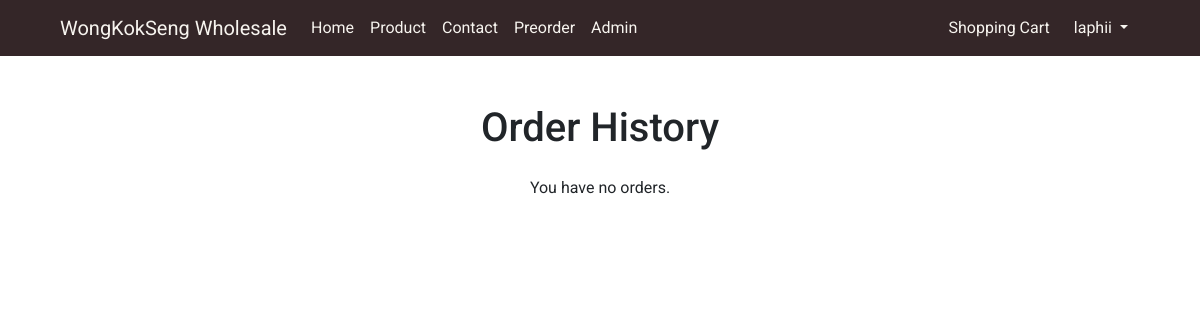
The app's page /pages/show_order.php (signed in), older data.
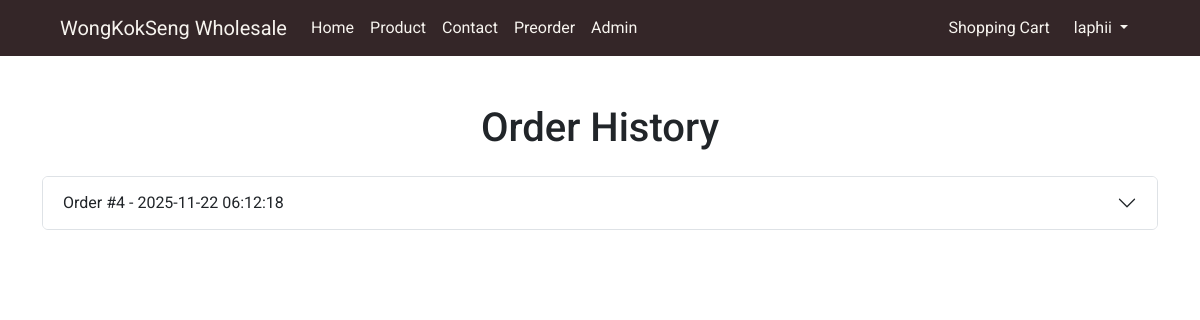
The same page, newer data.
### tables this page shows
CREATE TABLE `orders` (
  `order_id` int(11) NOT NULL,
  `user_id` int(11) NOT NULL,
  `user_name` varchar(255) NOT NULL,
  `total_amount` decimal(10,2) NOT NULL,
  `status` enum('pending','cancelled','completed','') NOT NULL DEFAULT 'pending',
  `created_at` timestamp NOT NULL DEFAULT current_timestamp()
);

### pages/show_order.php (the view, shortened to what this page needs)
<?php
include '../auth/db_connect.php';
$user_id = $_SESSION['user_id'];
$sql = "SELECT * FROM orders WHERE user_id = ? ORDER BY created_at DESC";
$stmt = $conn->prepare($sql);
$stmt->bind_param("i", $user_id);
$stmt->execute();
$result = $stmt->get_result();
?>
<!DOCTYPE html>
<html lang="en">
<head>
  <link href="https://cdn.jsdelivr.net/npm/bootstrap@5.3.8/dist/css/bootstrap.min.css" rel="stylesheet"
>
  <link rel="stylesheet" href="../css/style.css">
</head>
<body>
  <header class="navbar navbar-expand-lg sticky-top custom-nav-bg px-5">
    <div class="container-fluid">
      <a class="navbar-brand custom-nav-text" href="../index.php">WongKokSeng Wholesale</a>
      <div class="collapse navbar-collapse" id="navbarNav">
        <ul class="navbar-nav me-auto mb-2 mb-lg-0 text-white">
          <li class="nav-item">
            <a class="nav-link custom-nav-text" href="../index.php">Home</a>
          </li>
          <li class="nav-item">
            <a class="nav-link custom-nav-text" href="product.php">Product</a>
          </li>
          <li class="nav-item">
            <a class="nav-link custom-nav-text" href="contact.php">Contact</a>
          </li>
          <li class="nav-item">
            <a class="nav-link custom-nav-text" href="preorder.php">Preorder</a>
          </li>
          <li class="nav-item">
            <a class="nav-link custom-nav-text" href="../admin/admin_dashboard.php">Admin</a>
          </li>
        </ul>
        <div class="d-flex">
          <div class="dropdown ms-3 position-relative" id="cartDropdownContainer">
            <span class="btn btn-custom position-relative" id="cartDropdown">
              Shopping Cart
            </span>
          </div>
          <?php if (isset($_SESSION['username'])): ?>
            <div class="dropdown">
              <button class="btn btn-custom dropdown-menu-dark dropdown-toggle" type="button" id="userDropdown"
                data-bs-toggle="dropdown" aria-expanded="false">
                <?php echo $_SESSION['username']; ?>
              </button>
            </div>
          <?php else: ?>
            <a class="btn btn-outline-light mx-2" href="../auth/login.php">Login</a>
            <a class="btn btn-outline-light" href="../auth/register.php">Sign-Up</a>
          <?php endif; ?>
        </div>
      </div>
    </div>
  </header>
  <div class="container mt-5">
    <h1 class="text-center">Order History</h1>
    <div class="accordion mt-4" id="orderAccordion">
      <?php if ($result->num_rows > 0): ?>
        <?php while ($row = $result->fetch_assoc()): ?>
          <div class="accordion-item">
            <h2 class="accordion-header" id="heading<?php echo $row['order_id']; ?>">
              <button class="accordion-button collapsed" type="button" data-bs-toggle="collapse"
                data-bs-target="#collapse<?php echo $row['order_id']; ?>" aria-expanded="false"
                aria-controls="collapse<?php echo $row['order_id']; ?>">
                Order #<?php echo $row['order_id']; ?> - <?php echo $row['created_at']; ?>
              </button>
            </h2>
          </div>
        <?php endwhile; ?>
      <?php else: ?>
        <p class="text-center">You have no orders.</p>
      <?php endif; ?>
    </div>
  </div>
</body>
</html>

Row changes from the older to the newer data that the page shows:
added orders: order_id "4", created_at "2025-11-22 06:12:18"
Text that changed along with them:
text no longer shown: "You have no orders."
